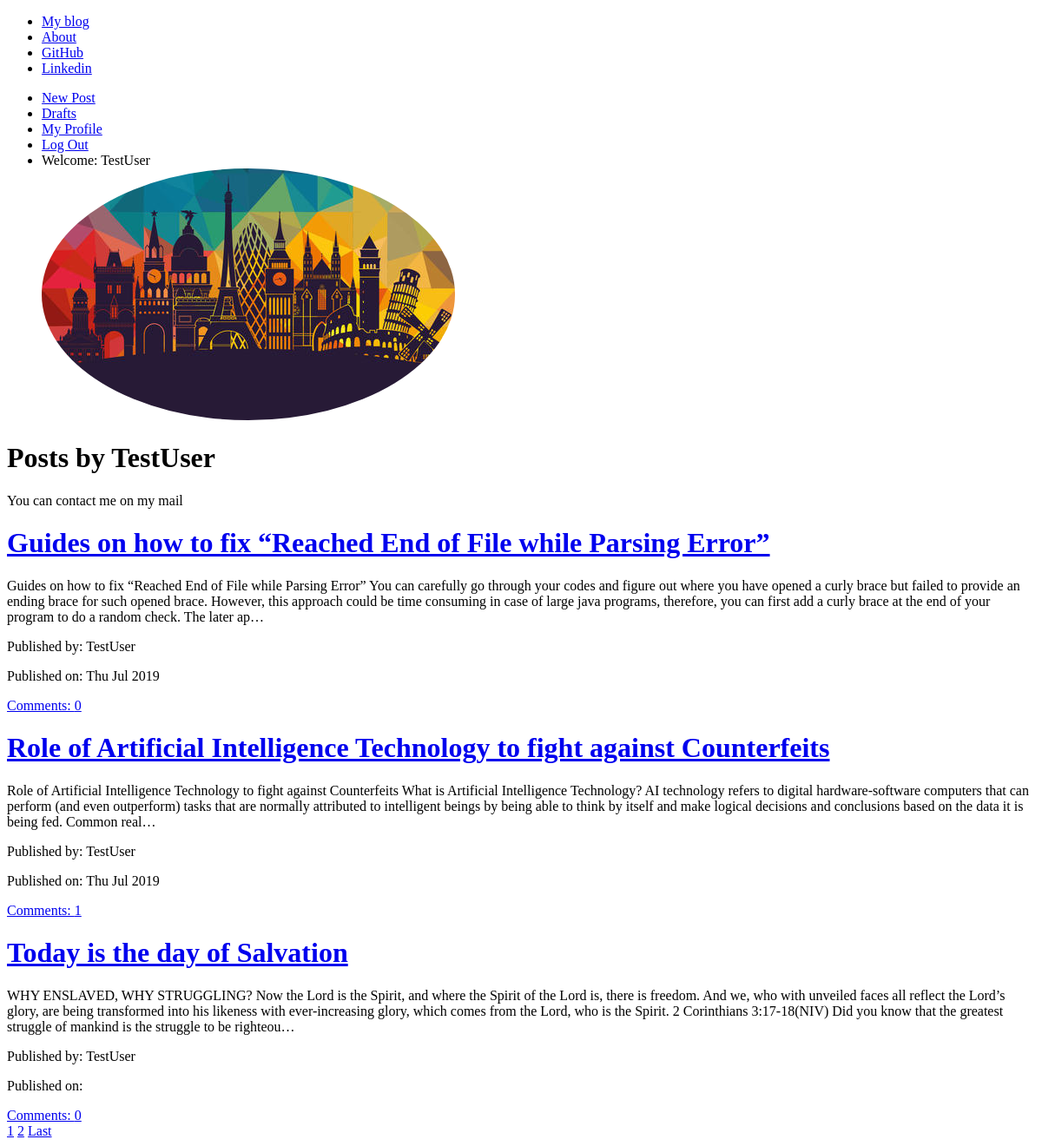
/userpostlist/TestUser (signed in), run on the app's committed database.
### User_Registration_App/models.py (models this page shows, shortened)
class UserProfile(models.Model):
    user = models.OneToOneField(User, on_delete = models.CASCADE)
    picture = models.ImageField(default = "profile_pics/cehhhh.jpg", upload_to = "profile_pics")

### Blog_App/models.py (models this page shows, shortened)
class Post(models.Model):
    author = models.ForeignKey('auth.User', on_delete=models.CASCADE)
    title = models.CharField(max_length=200, unique=True)
    text = models.TextField()
    create_date = models.DateTimeField(default=timezone.now)
    published_date = models.DateTimeField(blank=True, null=True)
    image = models.ImageField(blank=True, null=True, upload_to='post_pics')
    def approve_comments(self):
        return self.comments.filter(approved_comment=True)

### Blog_App/views.py (the view)
# urls.py: path('userpostlist/<str:username>', views.UserPostListView.as_view(), name='user_post_list'),
class UserPostListView(ListView):
    model = Post
    context_object_name = 'user_post_list'
    template_name = 'user_post_list.html'
    paginate_by = 3
    def get_queryset(self):
        user = get_object_or_404(User, username=self.kwargs.get('username'))
        return Post.objects.filter(author=user).order_by('-published_date')

### Blog_App/templates/Blog_App/user_post_list.html (shortened to what this page needs)
{% extends "Blog_App/base.html" %}
{% block content %}
<h1>Posts by {{view.kwargs.username}}</h1>
<p>You can contact me on my mail {{usermail}}</p>
<div class="centerstage">
  {% for post in user_post_list %}
    <div class="post">
      <h1> <a href="{% url 'Blog_App:post_detail' pk=post.pk %}">{{post.title}}</a> </h1>
      <p>{{post.text|truncatechars:400}}</p>
      <div class="date">
        <p>Published by: {{post.author}}</p>
        <p>Published on: {{post.published_date|date:"D M Y"}}</p>
      </div>
      <a href="{% url 'Blog_App:post_detail' pk=post.pk %}">Comments: {{post.approve_comments.count}}</a>
    </div>
  {% endfor %}
</div>
<div class="paginator">
  {% if is_paginated %}
    {% for num in page_obj.paginator.page_range %}
      {% if page_obj.number == num %}
        <a href="?page={{num}}">{{num}}</a>
      {% endif %}
    {% endfor %}
    {% if page_obj.has_next %}
      <a href="?page={{page_obj.next_page_number}}">{{page_obj.next_page_number}}</a>
      <a href="?page={{page_obj.paginator.num_pages}}">Last</a>
    {% endif %}
  {% endif %}
</div>
{% endblock %}

### Blog_App/templates/Blog_App/base.html (shortened to what this page needs)
<!DOCTYPE html>
{% load staticfiles %}
<html lang="en" dir="ltr">
  <head>
      <link rel="stylesheet" href="{% static 'css/Blog_App.css' %}">
  </head>
  <body class="loader">
    <div class="jumbotron">
      <ul class="nav navbar-nav">
        <li><a href="{% url 'Blog_App:post_list' %}">My blog</a></li>
        <li><a href="{% url 'Blog_App:about' %}">About</a></li>
        <li><a target="_blank" href="https://github.com/Timothy-py/Blog_Project.git">GitHub</a></li>
        <li><a target="_blank" href="https://www.linkedin.com">Linkedin</a></li>
      </ul>
      {% if user.is_authenticated %}
      <ul class="nav navbar-nav navbar-right">
        <li>
          <a href="{% url 'Blog_App:post_new' %}">New Post</a>
        </li>
        <li>
          <a href="{% url 'Blog_App:post_draft_list' %}">Drafts</a>
        </li>
        <li>
          <a href="{% url 'Blog_App:profile' pk=user.pk %}">My Profile</a>
        </li>
        <li><a href="{% url 'logout' %}">Log Out</a></li>
        <li>
          <a>Welcome: {{user.username}}</a>
        </li>
          <div class="profile_pics">
            <img style="border-radius:50%" src="{{user.userprofile.picture.url}}" alt="profile picture">
          </div>
          {% else %}
            <li> <a class="nav navbar-right"  href="{% url 'login' %}"> <span class="glyphicon glyphicon-user">Login</span> </a> </li>
            <li> <a href="{% url 'register' %}">Sign Up</a> </li>
      </ul>
      {% endif %}
    </div>
    <div class="content container">
      <div class="row">
        <div class="col-md-8">
          <div class="blog_posts">
            {% block content %}
            {% endblock %}
          </div>
        </div>
      </div>
    </div>
  </body>
</html>

### Blog_App/static/css/Blog_App.css (style rules this page uses)
.centerstage { margin-left: auto; margin-right: auto; }
.loader { filter: hue-rotate(0deg); color: linear-gradient(45deg,#0f8,#08f); animation: hue 10000ms infinite linear; }

### data on the page
Post: title "Guides on how to fix “Reached End of File while Parsing Error”", text "Guides on how to fix “Reached End of File while Parsing Error” You can carefully go through your codes and figure out where you have opened a curly brace but failed to provide an ending brace for such opened brace. However, this approach could be time consuming in case of large java programs, therefore, you can first add a curly brace at the end of your program to do a random check. The later ap…", author "TestUser", published_date "Thu Jul 2019", approve_comments.count "0"
Post: title "Role of Artificial Intelligence Technology to fight against Counterfeits", text "Role of Artificial Intelligence Technology to fight against Counterfeits What is Artificial Intelligence Technology? AI technology refers to digital hardware-software computers that can perform (and even outperform) tasks that are normally attributed to intelligent beings by being able to think by itself and make logical decisions and conclusions based on the data it is being fed. Common real…", author "TestUser", published_date "Thu Jul 2019", approve_comments.count "1"
Post: title "Today is the day of Salvation", text "WHY ENSLAVED, WHY STRUGGLING? Now the Lord is the Spirit, and where the Spirit of the Lord is, there is freedom. And we, who with unveiled faces all reflect the Lord’s glory, are being transformed into his likeness with ever-increasing glory, which comes from the Lord, who is the Spirit. 2 Corinthians 3:17-18(NIV) Did you know that the greatest struggle of mankind is the struggle to be righteou…", author "TestUser", approve_comments.count "0"

### other printed values
{{ user.username }} "TestUser"
{{ view.kwargs.username }} "TestUser"
{{ num }} "1"
{{ page_obj.next_page_number }} "2"
